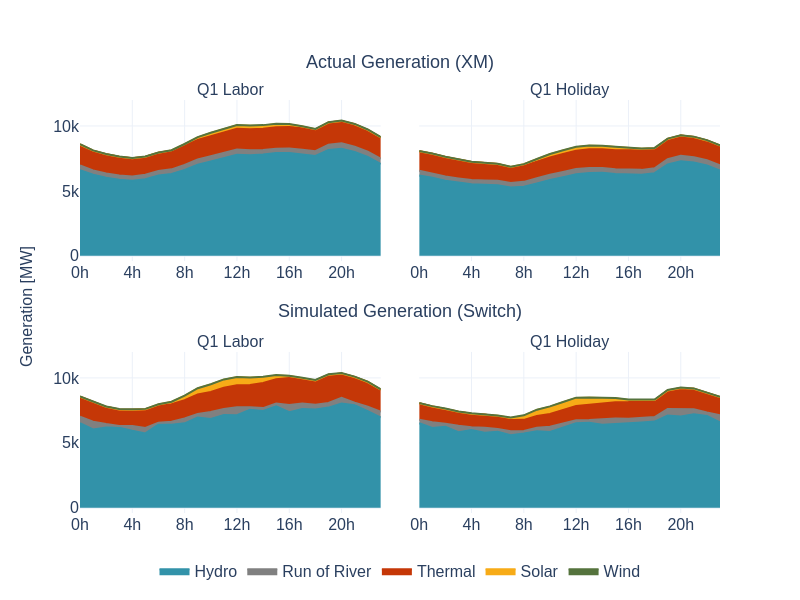

The cell this chart's notebook holds for it:
### Code cell
sw.dispatch.plot_q1_generation(gen_res, gen_disp)

### Figure 1 — Plotly figure (JSON) as saved in the notebook; plotly's stock layout.template omitted (floating-point values rounded to 4 significant figures)
{"data": [{"fillcolor": "#3292A9", "legendgroup": "Hydro", "line": {"color": "#3292A9", "shape": "linear"}, "mode": "lines", "name": "Hydro", "showlegend": true, "stackgroup": "one", "type": "scatter", "x": ["0h", "1h", "2h", "3h", "4h", "5h", "6h", "7h", "8h", "9h", "10h", "11h", "12h", "13h", "14h", "15h", "16h", "17h", "18h", "19h", "20h", "21h", "22h", "23h"], "xaxis": "x", "y": [6599.0, 6242.0, 6018.0, 5861.0, 5783.0, 5905.0, 6194.0, 6305.0, 6616.0, 7015.0, 7267.0, 7553.0, 7784.0, 7752.0, 7803.0, 7913.0, 7918.0, 7808.0, 7692.0, 8157.0, 8253.0, 7996.0, 7610.0, 7076.0], "yaxis": "y"}, {"fillcolor": "#808080", "legendgroup": "Run of River", "line": {"color": "#808080", "shape": "linear"}, "mode": "lines", "name": "Run of River", "showlegend": true, "stackgroup": "one", "type": "scatter", "x": ["0h", "1h", "2h", "3h", "4h", "5h", "6h", "7h", "8h", "9h", "10h", "11h", "12h", "13h", "14h", "15h", "16h", "17h", "18h", "19h", "20h", "21h", "22h", "23h"], "xaxis": "x", "y": [368.1, 334.5, 330.6, 330.7, 333.9, 339.5, 345.5, 357.2, 392.1, 406.4, 404.1, 400.3, 403.8, 374.8, 344.9, 342.8, 345.1, 358.5, 371.3, 406.5, 418.7, 416.3, 410.0, 392.7], "yaxis": "y"}, {"fillcolor": "#C53707", "legendgroup": "Thermal", "line": {"color": "#C53707", "shape": "linear"}, "mode": "lines", "name": "Thermal", "showlegend": true, "stackgroup": "one", "type": "scatter", "x": ["0h", "1h", "2h", "3h", "4h", "5h", "6h", "7h", "8h", "9h", "10h", "11h", "12h", "13h", "14h", "15h", "16h", "17h", "18h", "19h", "20h", "21h", "22h", "23h"], "xaxis": "x", "y": [1605.0, 1522.0, 1476.0, 1434.0, 1408.0, 1388.0, 1407.0, 1440.0, 1473.0, 1508.0, 1542.0, 1570.0, 1599.0, 1621.0, 1635.0, 1647.0, 1658.0, 1660.0, 1662.0, 1701.0, 1719.0, 1721.0, 1685.0, 1650.0], "yaxis": "y"}, {"fillcolor": "#F7AB17", "legendgroup": "Solar", "line": {"color": "#F7AB17", "shape": "linear"}, "mode": "lines", "name": "Solar", "showlegend": true, "stackgroup": "one", "type": "scatter", "x": ["0h", "1h", "2h", "3h", "4h", "5h", "6h", "7h", "8h", "9h", "10h", "11h", "12h", "13h", "14h", "15h", "16h", "17h", "18h", "19h", "20h", "21h"], "xaxis": "x", "y": [0.000645, 0.00127, 0.000845, 0.001225, 0.00089, 0.001185, 0.08692, 19.16, 116.5, 196.9, 243.2, 262.8, 270.5, 268.7, 258.1, 239.5, 202.5, 124.7, 20.75, 0.023, 4e-05, 3e-05], "yaxis": "y"}, {"fillcolor": "#55733D", "legendgroup": "Wind", "line": {"color": "#55733D", "shape": "linear"}, "mode": "lines", "name": "Wind", "showlegend": true, "stackgroup": "one", "type": "scatter", "x": ["0h", "1h", "2h", "3h", "4h", "5h", "6h", "7h", "8h", "9h", "10h", "11h", "12h", "13h", "14h", "15h", "16h", "17h", "18h", "19h", "20h", "21h", "22h", "23h"], "xaxis": "x", "y": [21.93, 20.54, 19.91, 19.21, 17.49, 16.51, 16.18, 15.74, 15.51, 17.34, 19.42, 20.94, 22.37, 23.75, 25.25, 25.82, 26.09, 26.02, 26.11, 25.7, 24.3, 23.23, 22.8, 22.5], "yaxis": "y"}, {"fillcolor": "#3292A9", "legendgroup": "Hydro", "line": {"color": "#3292A9", "shape": "linear"}, "mode": "lines", "name": "Hydro", "showlegend": false, "stackgroup": "one", "type": "scatter", "x": ["0h", "1h", "2h", "3h", "4h", "5h", "6h", "7h", "8h", "9h", "10h", "11h", "12h", "13h", "14h", "15h", "16h", "17h", "18h", "19h", "20h", "21h", "22h", "23h"], "xaxis": "x3", "y": [6511.0, 6028.0, 6186.0, 6168.0, 5932.0, 5728.0, 6421.0, 6401.0, 6500.0, 6945.0, 6840.0, 7141.0, 7125.0, 7548.0, 7461.0, 7811.0, 7358.0, 7614.0, 7575.0, 7714.0, 8029.0, 7900.0, 7440.0, 6956.0], "yaxis": "y3"}, {"fillcolor": "#808080", "legendgroup": "Run of River", "line": {"color": "#808080", "shape": "linear"}, "mode": "lines", "name": "Run of River", "showlegend": false, "stackgroup": "one", "type": "scatter", "x": ["0h", "1h", "2h", "3h", "4h", "5h", "6h", "7h", "8h", "9h", "10h", "11h", "12h", "13h", "14h", "15h", "16h", "17h", "18h", "19h", "20h", "21h", "22h", "23h"], "xaxis": "x3", "y": [496.2, 605.9, 260.5, 133.0, 373.2, 418.7, 136.8, 231.0, 375.1, 272.7, 528.6, 472.9, 610.4, 188.7, 216.5, 218.6, 549.8, 409.0, 357.9, 352.6, 428.7, 192.6, 348.8, 442.3], "yaxis": "y3"}, {"fillcolor": "#C53707", "legendgroup": "Thermal", "line": {"color": "#C53707", "shape": "linear"}, "mode": "lines", "name": "Thermal", "showlegend": false, "stackgroup": "one", "type": "scatter", "x": ["0h", "1h", "2h", "3h", "4h", "5h", "6h", "7h", "8h", "9h", "10h", "11h", "12h", "13h", "14h", "15h", "16h", "17h", "18h", "19h", "20h", "21h", "22h", "23h"], "xaxis": "x3", "y": [1539.0, 1499.0, 1327.0, 1273.0, 1246.0, 1443.0, 1345.0, 1344.0, 1415.0, 1506.0, 1557.0, 1631.0, 1707.0, 1719.0, 1936.0, 1860.0, 2081.0, 1921.0, 1877.0, 2184.0, 1882.0, 1977.0, 1895.0, 1692.0], "yaxis": "y3"}, {"fillcolor": "#F7AB17", "legendgroup": "Solar", "line": {"color": "#F7AB17", "shape": "linear"}, "mode": "lines", "name": "Solar", "showlegend": false, "stackgroup": "one", "type": "scatter", "x": ["0h", "1h", "2h", "3h", "4h", "5h", "6h", "7h", "8h", "9h", "10h", "11h", "12h", "13h", "14h", "15h", "16h", "17h", "18h", "19h", "20h", "21h", "22h", "23h"], "xaxis": "x3", "y": [0.0, 0.0, 0.0, 0.0, 0.0, 0.06081, 45.58, 168.6, 322.0, 459.8, 562.0, 612.9, 610.1, 551.1, 442.9, 304.4, 157.1, 33.06, 0.03198, 0.0, 0.0, 0.0, 0.0, 0.0], "yaxis": "y3"}, {"fillcolor": "#55733D", "legendgroup": "Wind", "line": {"color": "#55733D", "shape": "linear"}, "mode": "lines", "name": "Wind", "showlegend": false, "stackgroup": "one", "type": "scatter", "x": ["0h", "1h", "2h", "3h", "4h", "5h", "6h", "7h", "8h", "9h", "10h", "11h", "12h", "13h", "14h", "15h", "16h", "17h", "18h", "19h", "20h", "21h", "22h", "23h"], "xaxis": "x3", "y": [26.73, 26.53, 26.32, 26.24, 26.12, 26.07, 25.92, 25.69, 25.6, 25.49, 25.57, 25.41, 25.4, 25.47, 25.74, 26.08, 26.69, 27.85, 28.6, 28.64, 28.52, 28.19, 27.81, 27.24], "yaxis": "y3"}, {"fillcolor": "#3292A9", "legendgroup": "Hydro", "line": {"color": "#3292A9", "shape": "linear"}, "mode": "lines", "name": "Hydro", "showlegend": false, "stackgroup": "one", "type": "scatter", "x": ["0h", "1h", "2h", "3h", "4h", "5h", "6h", "7h", "8h", "9h", "10h", "11h", "12h", "13h", "14h", "15h", "16h", "17h", "18h", "19h", "20h", "21h", "22h", "23h"], "xaxis": "x2", "y": [6179.0, 6022.0, 5782.0, 5634.0, 5514.0, 5479.0, 5445.0, 5268.0, 5318.0, 5578.0, 5848.0, 6053.0, 6280.0, 6389.0, 6403.0, 6311.0, 6260.0, 6252.0, 6369.0, 7044.0, 7287.0, 7187.0, 6957.0, 6575.0], "yaxis": "y2"}, {"fillcolor": "#808080", "legendgroup": "Run of River", "line": {"color": "#808080", "shape": "linear"}, "mode": "lines", "name": "Run of River", "showlegend": false, "stackgroup": "one", "type": "scatter", "x": ["0h", "1h", "2h", "3h", "4h", "5h", "6h", "7h", "8h", "9h", "10h", "11h", "12h", "13h", "14h", "15h", "16h", "17h", "18h", "19h", "20h", "21h", "22h", "23h"], "xaxis": "x2", "y": [379.2, 328.6, 326.9, 331.5, 329.4, 328.4, 330.9, 338.6, 378.6, 401.1, 406.9, 409.3, 408.9, 378.1, 359.6, 357.9, 359.3, 369.1, 376.9, 399.7, 411.4, 408.2, 399.5, 394.4], "yaxis": "y2"}, {"fillcolor": "#C53707", "legendgroup": "Thermal", "line": {"color": "#C53707", "shape": "linear"}, "mode": "lines", "name": "Thermal", "showlegend": false, "stackgroup": "one", "type": "scatter", "x": ["0h", "1h", "2h", "3h", "4h", "5h", "6h", "7h", "8h", "9h", "10h", "11h", "12h", "13h", "14h", "15h", "16h", "17h", "18h", "19h", "20h", "21h", "22h", "23h"], "xaxis": "x2", "y": [1495.0, 1516.0, 1497.0, 1427.0, 1386.0, 1336.0, 1302.0, 1223.0, 1244.0, 1272.0, 1331.0, 1386.0, 1412.0, 1441.0, 1445.0, 1466.0, 1481.0, 1502.0, 1521.0, 1561.0, 1567.0, 1560.0, 1533.0, 1527.0], "yaxis": "y2"}, {"fillcolor": "#F7AB17", "legendgroup": "Solar", "line": {"color": "#F7AB17", "shape": "linear"}, "mode": "lines", "name": "Solar", "showlegend": false, "stackgroup": "one", "type": "scatter", "x": ["6h", "7h", "8h", "9h", "10h", "11h", "12h", "13h", "14h", "15h", "16h", "17h", "18h", "19h"], "xaxis": "x2", "y": [0.09956, 17.62, 108.5, 189.8, 233.7, 265.9, 269.0, 269.3, 253.4, 239.6, 206.3, 118.2, 20.29, 0.03136], "yaxis": "y2"}, {"fillcolor": "#55733D", "legendgroup": "Wind", "line": {"color": "#55733D", "shape": "linear"}, "mode": "lines", "name": "Wind", "showlegend": false, "stackgroup": "one", "type": "scatter", "x": ["0h", "1h", "2h", "3h", "4h", "5h", "6h", "7h", "8h", "9h", "10h", "11h", "12h", "13h", "14h", "15h", "16h", "17h", "18h", "19h", "20h", "21h", "22h", "23h"], "xaxis": "x2", "y": [20.02, 19.8, 18.51, 17.93, 18.19, 17.71, 16.25, 14.06, 14.77, 18.78, 19.82, 20.66, 22.92, 25.32, 25.6, 26.1, 26.06, 24.71, 25.04, 24.55, 22.91, 22.77, 22.78, 21.93], "yaxis": "y2"}, {"fillcolor": "#3292A9", "legendgroup": "Hydro", "line": {"color": "#3292A9", "shape": "linear"}, "mode": "lines", "name": "Hydro", "showlegend": false, "stackgroup": "one", "type": "scatter", "x": ["0h", "1h", "2h", "3h", "4h", "5h", "6h", "7h", "8h", "9h", "10h", "11h", "12h", "13h", "14h", "15h", "16h", "17h", "18h", "19h", "20h", "21h", "22h", "23h"], "xaxis": "x4", "y": [6505.0, 6139.0, 6232.0, 5817.0, 5981.0, 5777.0, 5849.0, 5584.0, 5720.0, 5895.0, 5845.0, 6154.0, 6516.0, 6542.0, 6401.0, 6459.0, 6497.0, 6575.0, 6637.0, 7109.0, 7038.0, 7209.0, 7062.0, 6578.0], "yaxis": "y4"}, {"fillcolor": "#808080", "legendgroup": "Run of River", "line": {"color": "#808080", "shape": "linear"}, "mode": "lines", "name": "Run of River", "showlegend": false, "stackgroup": "one", "type": "scatter", "x": ["0h", "1h", "2h", "3h", "4h", "5h", "6h", "7h", "8h", "9h", "10h", "11h", "12h", "13h", "14h", "15h", "16h", "17h", "18h", "19h", "20h", "21h", "22h", "23h"], "xaxis": "x4", "y": [272.6, 443.5, 238.5, 493.5, 229.5, 390.8, 212.1, 313.5, 195.6, 266.9, 402.6, 317.2, 216.1, 215.0, 406.5, 419.8, 362.5, 348.2, 350.4, 503.5, 578.1, 372.7, 275.6, 545.7], "yaxis": "y4"}, {"fillcolor": "#C53707", "legendgroup": "Thermal", "line": {"color": "#C53707", "shape": "linear"}, "mode": "lines", "name": "Thermal", "showlegend": false, "stackgroup": "one", "type": "scatter", "x": ["0h", "1h", "2h", "3h", "4h", "5h", "6h", "7h", "8h", "9h", "10h", "11h", "12h", "13h", "14h", "15h", "16h", "17h", "18h", "19h", "20h", "21h", "22h", "23h"], "xaxis": "x4", "y": [1269.0, 1217.0, 1144.0, 1084.0, 1038.0, 1013.0, 972.3, 858.0, 854.1, 909.9, 972.9, 1039.0, 1113.0, 1169.0, 1211.0, 1246.0, 1288.0, 1321.0, 1316.0, 1424.0, 1613.0, 1581.0, 1518.0, 1393.0], "yaxis": "y4"}, {"fillcolor": "#F7AB17", "legendgroup": "Solar", "line": {"color": "#F7AB17", "shape": "linear"}, "mode": "lines", "name": "Solar", "showlegend": false, "stackgroup": "one", "type": "scatter", "x": ["0h", "1h", "2h", "3h", "4h", "5h", "6h", "7h", "8h", "9h", "10h", "11h", "12h", "13h", "14h", "15h", "16h", "17h", "18h", "19h", "20h", "21h", "22h", "23h"], "xaxis": "x4", "y": [0.0, 0.0, 0.0, 0.0, 0.0, 0.0615, 45.68, 168.1, 321.0, 458.8, 561.0, 611.9, 608.8, 549.8, 441.8, 303.8, 156.9, 33.1, 0.03207, 0.0, 0.0, 0.0, 0.0, 0.0], "yaxis": "y4"}, {"fillcolor": "#55733D", "legendgroup": "Wind", "line": {"color": "#55733D", "shape": "linear"}, "mode": "lines", "name": "Wind", "showlegend": false, "stackgroup": "one", "type": "scatter", "x": ["0h", "1h", "2h", "3h", "4h", "5h", "6h", "7h", "8h", "9h", "10h", "11h", "12h", "13h", "14h", "15h", "16h", "17h", "18h", "19h", "20h", "21h", "22h", "23h"], "xaxis": "x4", "y": [27.26, 26.89, 27.06, 26.93, 27.06, 26.96, 26.52, 26.43, 26.08, 25.51, 25.7, 25.49, 25.28, 25.24, 25.57, 26.04, 26.97, 28.14, 28.77, 28.63, 28.49, 28.15, 27.63, 27.1], "yaxis": "y4"}], "layout": {"annotations": [{"font": {"size": 16}, "showarrow": false, "text": "Q1 Labor", "x": 0.235, "xanchor": "center", "xref": "paper", "y": 1, "yanchor": "bottom", "yref": "paper"}, {"font": {"size": 16}, "showarrow": false, "text": "Q1 Holiday", "x": 0.765, "xanchor": "center", "xref": "paper", "y": 1, "yanchor": "bottom", "yref": "paper"}, {"font": {"size": 16}, "showarrow": false, "text": "Q1 Labor", "x": 0.235, "xanchor": "center", "xref": "paper", "y": 0.39, "yanchor": "bottom", "yref": "paper"}, {"font": {"size": 16}, "showarrow": false, "text": "Q1 Holiday", "x": 0.765, "xanchor": "center", "xref": "paper", "y": 0.39, "yanchor": "bottom", "yref": "paper"}, {"showarrow": false, "text": "Generation [MW]", "textangle": -90, "x": -0.1, "xref": "paper", "y": 0.5, "yref": "paper"}, {"font": {"family": "Arial", "size": 18}, "showarrow": false, "text": "Actual Generation (XM)", "x": 0.5, "xanchor": "center", "xref": "paper", "y": 1.12, "yref": "paper"}, {"font": {"family": "Arial", "size": 18}, "showarrow": false, "text": "Simulated Generation (Switch)", "x": 0.5, "xanchor": "center", "xref": "paper", "y": 0.49, "yref": "paper"}], "font": {"family": "Arial", "size": 16}, "height": 600, "legend": {"orientation": "h", "x": 0.5, "xanchor": "center", "y": -0.1}, "width": 800, "xaxis": {"anchor": "y", "domain": [0, 0.47], "dtick": 4, "showticklabels": true}, "xaxis2": {"anchor": "y2", "domain": [0.53, 1], "dtick": 4, "showticklabels": true}, "xaxis3": {"anchor": "y3", "domain": [0, 0.47], "dtick": 4, "showticklabels": true}, "xaxis4": {"anchor": "y4", "domain": [0.53, 1], "dtick": 4, "showticklabels": true}, "yaxis": {"anchor": "x", "domain": [0.61, 1], "range": [-400, 12000]}, "yaxis2": {"anchor": "x2", "domain": [0.61, 1], "matches": "y", "range": [-400, 12000], "showticklabels": false}, "yaxis3": {"anchor": "x3", "domain": [0, 0.39], "range": [-400, 12000]}, "yaxis4": {"anchor": "x4", "domain": [0, 0.39], "matches": "y3", "range": [-400, 12000], "showticklabels": false}}}
